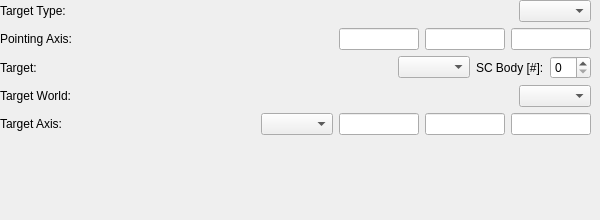
          <widget class="QWidget" name="cmdPVConfig">
           <property name="enabled">
            <bool>true</bool>
           </property>
           <attribute name="title">
            <string>Primary Vector</string>
           </attribute>
           <widget class="QWidget" name="verticalLayoutWidget_5">
            <property name="geometry">
             <rect>
              <x>0</x>
              <y>0</y>
              <width>591</width>
              <height>211</height>
             </rect>
            </property>
            <layout class="QVBoxLayout" name="verticalLayout_10">
             <item>
              <layout class="QHBoxLayout" name="horizontalLayout_32">
               <item>
                <widget class="QLabel" name="label_23">
                 <property name="text">
                  <string>Target Type:</string>
                 </property>
                </widget>
               </item>
               <item>
                <spacer name="horizontalSpacer_21">
                 <property name="orientation">
                  <enum>Qt::Horizontal</enum>
                 </property>
                 <property name="sizeHint" stdset="0">
                  <size>
                   <width>40</width>
                   <height>20</height>
                  </size>
                 </property>
                </spacer>
               </item>
               <item>
                <widget class="QComboBox" name="cmdPvTgtType"/>
               </item>
              </layout>
             </item>
             <item>
              <layout class="QHBoxLayout" name="horizontalLayout_31">
               <item>
                <widget class="QLabel" name="label_22">
                 <property name="text">
                  <string>Pointing Axis:</string>
                 </property>
                </widget>
               </item>
               <item>
                <spacer name="horizontalSpacer_20">
                 <property name="orientation">
                  <enum>Qt::Horizontal</enum>
                 </property>
                 <property name="sizeHint" stdset="0">
                  <size>
                   <width>40</width>
                   <height>20</height>
                  </size>
                 </property>
                </spacer>
               </item>
               <item>
                <widget class="QLineEdit" name="cmdPvX">
                 <property name="minimumSize">
                  <size>
                   <width>80</width>
                   <height>0</height>
                  </size>
                 </property>
                 <property name="maximumSize">
                  <size>
                   <width>80</width>
                   <height>16777215</height>
                  </size>
                 </property>
                </widget>
               </item>
               <item>
                <widget class="QLineEdit" name="cmdPvY">
                 <property name="minimumSize">
                  <size>
                   <width>80</width>
                   <height>0</height>
                  </size>
                 </property>
                 <property name="maximumSize">
                  <size>
                   <width>80</width>
                   <height>16777215</height>
                  </size>
                 </property>
                </widget>
               </item>
               <item>
                <widget class="QLineEdit" name="cmdPvZ">
                 <property name="minimumSize">
                  <size>
                   <width>80</width>
                   <height>0</height>
                  </size>
                 </property>
                 <property name="maximumSize">
                  <size>
                   <width>80</width>
                   <height>16777215</height>
                  </size>
                 </property>
                </widget>
               </item>
              </layout>
             </item>
             <item>
              <widget class="QWidget" name="cmdPvScData" native="true">
               <property name="enabled">
                <bool>true</bool>
               </property>
               <layout class="QHBoxLayout" name="cmdTgtPvScData">
                <property name="leftMargin">
                 <number>0</number>
                </property>
                <property name="topMargin">
                 <number>0</number>
                </property>
                <property name="rightMargin">
                 <number>0</number>
                </property>
                <property name="bottomMargin">
                 <number>0</number>
                </property>
                <item>
                 <widget class="QLabel" name="cmdPvTgtScLabel">
                  <property name="text">
                   <string>Target:</string>
                  </property>
                 </widget>
                </item>
                <item>
                 <spacer name="horizontalSpacer_22">
                  <property name="orientation">
                   <enum>Qt::Horizontal</enum>
                  </property>
                  <property name="sizeHint" stdset="0">
                   <size>
                    <width>40</width>
                    <height>20</height>
                   </size>
                  </property>
                 </spacer>
                </item>
                <item>
                 <widget class="QComboBox" name="cmdPvTgtSc"/>
                </item>
                <item>
                 <widget class="QLabel" name="cmdPvTgtScBdyLabel">
                  <property name="enabled">
                   <bool>true</bool>
                  </property>
                  <property name="text">
                   <string>SC Body [#]:</string>
                  </property>
                 </widget>
                </item>
                <item>
                 <widget class="QSpinBox" name="cmdPvTgtScBdyNum">
                  <property name="enabled">
                   <bool>true</bool>
                  </property>
                 </widget>
                </item>
               </layout>
              </widget>
             </item>
             <item>
              <widget class="QWidget" name="cmdPvWldData" native="true">
               <layout class="QHBoxLayout" name="cmdTgtPvWldData">
                <property name="leftMargin">
                 <number>0</number>
                </property>
                <property name="topMargin">
                 <number>0</number>
                </property>
                <property name="rightMargin">
                 <number>0</number>
                </property>
                <property name="bottomMargin">
                 <number>0</number>
                </property>
                <item>
                 <widget class="QLabel" name="cmdPvTgtWldLabel">
                  <property name="text">
                   <string>Target World:</string>
                  </property>
                 </widget>
                </item>
                <item>
                 <spacer name="horizontalSpacer_35">
                  <property name="orientation">
                   <enum>Qt::Horizontal</enum>
                  </property>
                  <property name="sizeHint" stdset="0">
                   <size>
                    <width>40</width>
                    <height>20</height>
                   </size>
                  </property>
                 </spacer>
                </item>
                <item>
                 <widget class="QComboBox" name="cmdPvTgtWld"/>
                </item>
               </layout>
              </widget>
             </item>
             <item>
              <widget class="QWidget" name="cmdPvVecData" native="true">
               <layout class="QHBoxLayout" name="cmdTgtPvVecData">
                <property name="leftMargin">
                 <number>0</number>
                </property>
                <property name="topMargin">
                 <number>0</number>
                </property>
                <property name="rightMargin">
                 <number>0</number>
                </property>
                <property name="bottomMargin">
                 <number>0</number>
                </property>
                <item>
                 <widget class="QLabel" name="cmdPvTgtAxisLabel">
                  <property name="enabled">
                   <bool>true</bool>
                  </property>
                  <property name="text">
                   <string>Target Axis:</string>
                  </property>
                 </widget>
                </item>
                <item>
                 <spacer name="horizontalSpacer_25">
                  <property name="orientation">
                   <enum>Qt::Horizontal</enum>
                  </property>
                  <property name="sizeHint" stdset="0">
                   <size>
                    <width>40</width>
                    <height>20</height>
                   </size>
                  </property>
                 </spacer>
                </item>
                <item>
                 <widget class="QComboBox" name="cmdPvTgtAxisFrm"/>
                </item>
                <item>
                 <widget class="QLineEdit" name="cmdPvTgtX">
                  <property name="enabled">
                   <bool>true</bool>
                  </property>
                  <property name="minimumSize">
                   <size>
                    <width>80</width>
                    <height>0</height>
                   </size>
                  </property>
                  <property name="maximumSize">
                   <size>
                    <width>80</width>
                    <height>16777215</height>
                   </size>
                  </property>
                 </widget>
                </item>
                <item>
                 <widget class="QLineEdit" name="cmdPvTgtY">
                  <property name="enabled">
                   <bool>true</bool>
                  </property>
                  <property name="minimumSize">
                   <size>
                    <width>80</width>
                    <height>0</height>
                   </size>
                  </property>
                  <property name="maximumSize">
                   <size>
                    <width>80</width>
                    <height>16777215</height>
                   </size>
                  </property>
                 </widget>
                </item>
                <item>
                 <widget class="QLineEdit" name="cmdPvTgtZ">
                  <property name="enabled">
                   <bool>true</bool>
                  </property>
                  <property name="minimumSize">
                   <size>
                    <width>80</width>
                    <height>0</height>
                   </size>
                  </property>
                  <property name="maximumSize">
                   <size>
                    <width>80</width>
                    <height>16777215</height>
                   </size>
                  </property>
                 </widget>
                </item>
               </layout>
              </widget>
             </item>
             <item>
              <spacer name="verticalSpacer_6">
               <property name="orientation">
                <enum>Qt::Vertical</enum>
               </property>
               <property name="sizeHint" stdset="0">
                <size>
                 <width>20</width>
                 <height>40</height>
                </size>
               </property>
              </spacer>
             </item>
            </layout>
           </widget>
          </widget>
